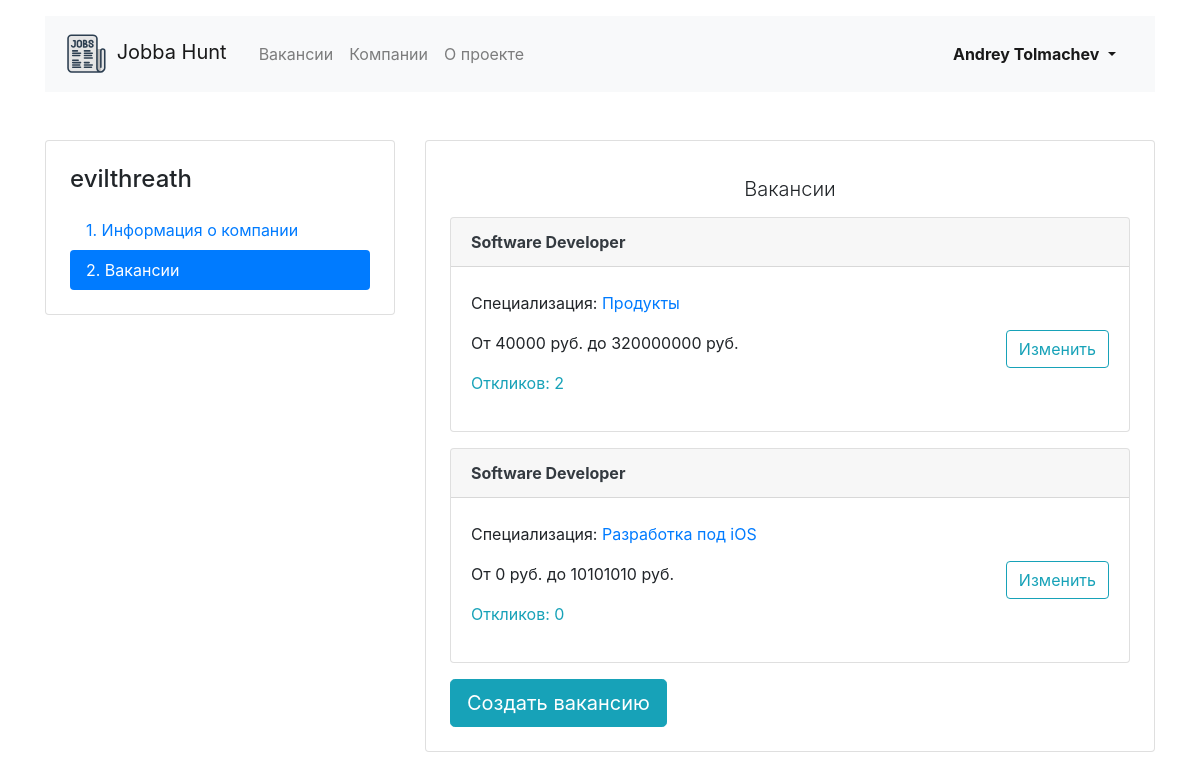
/mycompany/vacancies/ (signed in), run on the app's committed database.
### accounts/models.py (models this page shows, shortened)
class CustomUser(AbstractUser):
    username = None
    first_name = models.CharField(max_length=128, blank=False, null=False)
    last_name = models.CharField(max_length=128, blank=False, null=False)
    email = models.EmailField(_('email address'), unique=True)
    USERNAME_FIELD = 'email'
    REQUIRED_FIELDS = ['first_name', 'last_name']
    objects = CustomUserManager()
    def get_full_name(self):
        full_name = '%s %s' % (self.first_name, self.last_name)
        return full_name.strip()

### jobs/models.py (models this page shows, shortened)
class Company(models.Model):
    name = models.CharField(max_length=64)
    location = models.CharField(max_length=64)
    logo = models.ImageField(upload_to=settings.MEDIA_COMPANY_IMAGE_DIR)
    description = models.CharField(max_length=256)
    employee_count = models.PositiveIntegerField()
    owner = models.OneToOneField('accounts.CustomUser',
                                 on_delete=models.CASCADE,
                                 related_name='company',
                                 default=None,
                                 null=True)

class Vacancy(models.Model):
    title = models.CharField(max_length=64)
    specialty = models.ForeignKey(Specialty,
                                  on_delete=models.CASCADE,
                                  related_name='vacancies')
    company = models.ForeignKey(Company, on_delete=models.CASCADE, related_name='vacancies')
    skills = models.ManyToManyField(Skill, related_name='vacancies')
    description = models.CharField(max_length=256)
    salary_min = models.PositiveIntegerField()
    salary_max = models.PositiveIntegerField()
    published_at = models.DateField(auto_now_add=True)

class Specialty(models.Model):
    code = models.CharField(max_length=64)
    title = models.CharField(max_length=64)
    picture = models.ImageField(upload_to=settings.MEDIA_SPECIALITY_IMAGE_DIR)
    def __str__(self):
        return self.title

### accounts/views.py (the view)
# urls.py: path('mycompany/vacancies/', UserCompanyVacancies.as_view(), name='user_company_vacancies'),
class UserCompanyVacancies(View):
    template_name = "accounts/user_company_vacancy_list.html"
    @method_decorator(login_required)
    def get(self, request):
        vacancies = request.user.company.vacancies
        return render(
            request,
            self.template_name,
            context={
                'company': request.user.company,
                'vacancies': vacancies.all()
            }
        )

### templates/accounts/user_company_vacancy_list.html (shortened to what this page needs)
{% extends 'base_with_menu.html' %}
{% block content %}
{% load static %}
<main class="container mt-3 pb-5">
    <div class="row mt-5">
        <div class="col-12 col-lg-4">
            <aside class="pt-3 pb-4 px-4 mb-5 card">
                <h1 class="h4 pt-2 pb-2">{{ company.name }}</h1>
                <div class="nav flex-column nav-pills" id="v-pills-tab" role="tablist" aria-orientation="vertical">
                    <a class="nav-link" href="{% url 'user_company' %}">1. Информация о&nbsp;компании</a>
                    <a class="nav-link active" href="{% url 'user_company_vacancies' %}">2. Вакансии</a>
                </div>
            </aside>
        </div>
        <div class="col-12 col-lg-8">
            <div class="card">
                <div class="card-body px-4 pb-4">
                    <section class="tab-pane fade show active">
                        <div class="text-center mt-3 b-1">
                            <p class="h5 font-weight-light">Вакансии</p>
                        </div>
                        {% for vacancy in vacancies %}
                        <div class="card mt-3">
                            <div class="card-header">
                                <a href="{% url 'job_detail' vacancy.pk %}"
                                    class="mb-1 card-title text-dark font-weight-bold">{{ vacancy.title }}</a>
                            </div>
                            <div class="card-body">
                                <div class="row align-items-center">
                                    <div class="col-6 col-lg-8">
                                        <p class="mb-1">
                                            <p>Специализация:
                                                <a
                                                    href="{% url 'specialization_detail' vacancy.specialty.code %}">{{ vacancy.specialty }}</a>
                                            </p>
                                        </p>
                                        <p>От {{ vacancy.salary_min }} руб. до {{ vacancy.salary_max }} руб.</p>
                                        <a href="{% url 'user_company_job_edit' vacancy.pk %}"
                                            class="text-info">Откликов: {{ vacancy.applications.count }} </a>
                                    </div>
                                    <div class="col-6 col-lg-4 text-right">
                                        <a href="{% url 'user_company_job_edit' vacancy.pk %}"
                                            class="btn btn-outline-info">Изменить</a>
                                    </div>
                                </div>
                            </div>
                        </div>
                        {% endfor %}
                        <div class="pt-3">
                            <a href="{% url 'user_company_job_create' %}" class="btn btn-info btn-lg">Создать
                                вакансию</a>
                        </div>
                    </section>
                </div>
            </div>
        </div>
    </div>
</main>
{% endblock %}

### templates/base_with_menu.html (shortened to what this page needs)
{% extends 'base.html' %}
{% block menu %}
{% load static %}
<header class="container mt-3">
    <nav class="navbar navbar-expand-lg navbar-light bg-light">
        <a class="navbar-brand mr-4" href="{% url 'main' %}">
            <img src="{% static "menu/jobs.svg" %}" width="50" height="50" alt=" ">
            Jobba Hunt
        </a>
        <div class="collapse navbar-collapse justify-content-between" id="navbarNav">
            <ul class="navbar-nav col-10">
                <li class="nav-item {% if request.resolver_match.url_name == "vacancies" %}active{% endif %}">
                    <a class="nav-link" href="{% url 'vacancies' %}">Вакансии</a>
                </li>
                <li class="nav-item {% if request.resolver_match.url_name == "companies" %}active{% endif %}">
                    <a class=" nav-link" href="{% url 'companies' %}">Компании</a>
                </li>
                <li class="nav-item">
                    <a class="nav-link" href="{% url 'about' %}">О проекте</a>
                </li>
            </ul>
            <ul class="navbar-nav col-2 justify-content-end">
                {% if user.is_authenticated %}
                <li class="nav-item active dropdown">
                    <a href="#" class="nav-link dropdown-toggle" data-toggle="dropdown"><b
                            class="caret">{{ user.get_full_name }}</b>
                    </a>
                </li>
                {% else %}
                <li class="nav-item active">
                    <a href="{% url 'login' %}" class="nav-link font-weight-bold">Вход</a>
                </li>
                {% endif %}
            </ul>
        </div>
    </nav>
</header>
{% endblock %}

### data on the page
CustomUser: get_full_name "Andrey Tolmachev"
Company: name "evilthreath"
Vacancy: title "Software Developer", specialty "Продукты", salary_min "40000", salary_max "320000000", applications.count "2"
Vacancy: title "Software Developer", specialty "Разработка под iOS", salary_min "0", salary_max "10101010", applications.count "0"
